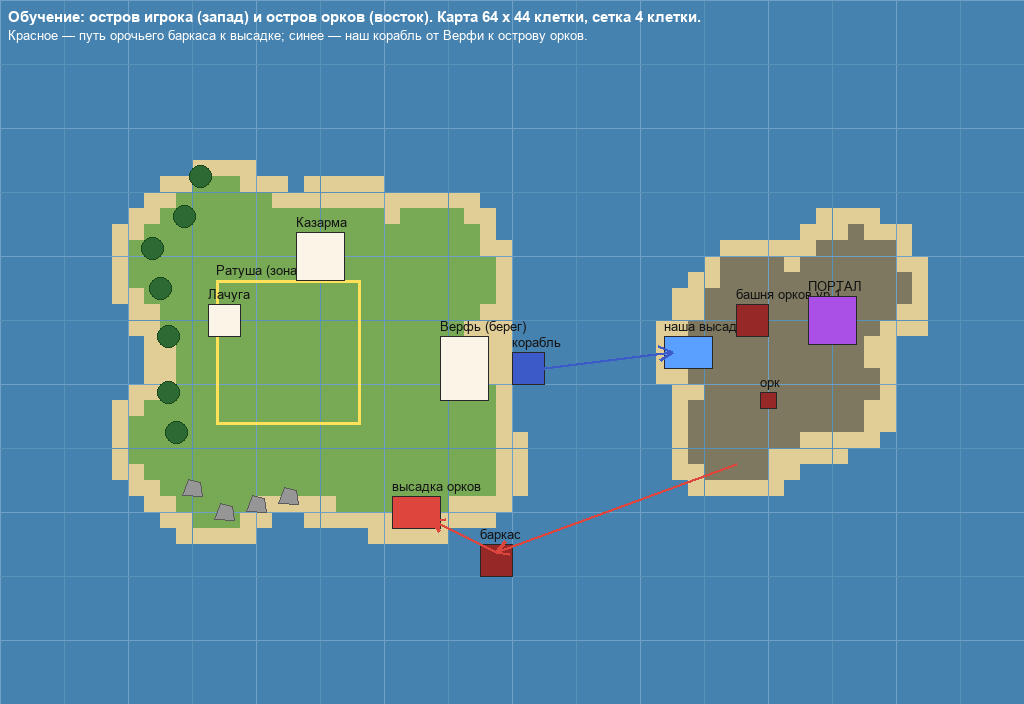
#> input picture Tools/blender/tutorial-plan.png, 1024 x 704 px
$ python -i preview_sheet.py   (imports and definitions only)
#> lines starting #> are read from the running program, lines starting #| are printed output that depends on the picture
#> further down, picture is the input picture: PIL image 1024x704 RGB; mean R, G, B 93.5, 140.8, 158.5
"""A contact sheet of candidate preview frames for one campaign level (the user picks the frame for its list
row): every frame cropped to the preview's shape (588x340), numbered.

    python Tools/campaign/preview_sheet.py <out.jpg> <title> <frame> [<frame> ...]
"""
import os
import sys

from PIL import Image, ImageDraw, ImageFont

ROOT = os.path.abspath(os.path.join(os.path.dirname(__file__), '..', '..'))
FONT = os.path.join(ROOT, 'Assets', '_Project', 'Resources', 'Fonts', 'Rubik-Bold.ttf')
PW, PH = 588, 340


def crop(im):
    """The middle of the frame in the preview's shape."""
    w, h = im.size
#> w = 1024; h = 704
    if w / h > PW / PH:
        nw = round(h * PW / PH)
        im = im.crop(((w - nw) // 2, 0, (w - nw) // 2 + nw, h))
    else:
        nh = round(w * PH / PW)
#> nh = 592
        im = im.crop((0, (h - nh) // 2, w, (h - nh) // 2 + nh))
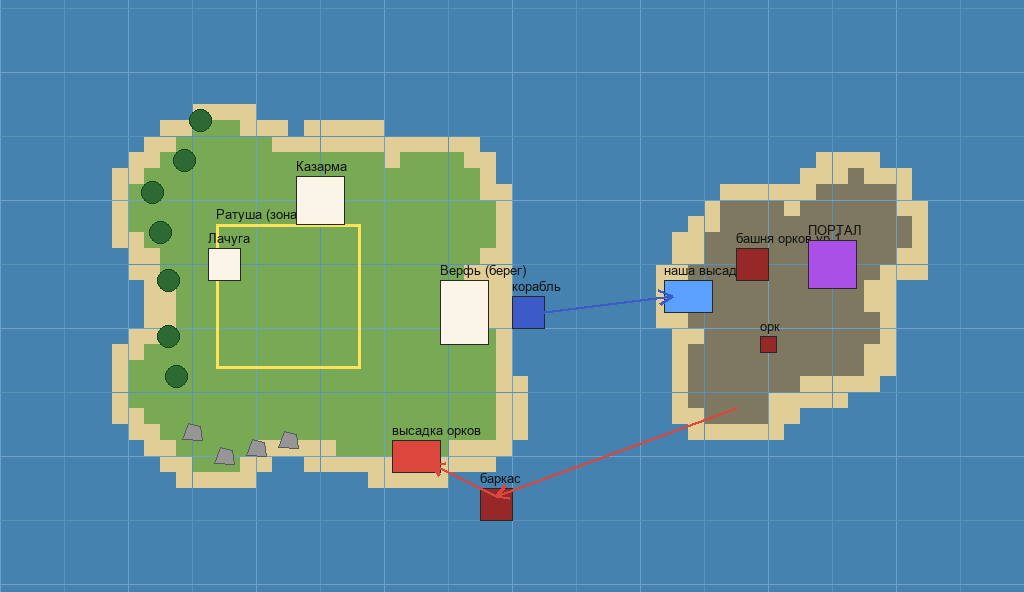
#> im: PIL image 1024x592 RGB; mean R, G, B 96.5, 141.8, 154.7
    return im.resize((PW, PH), Image.LANCZOS)


def main(out, title, frames):
    cols = 4
    rows = (len(frames) + cols - 1) // cols
    pad, top = 16, 70
    sheet = Image.new('RGB', (cols * (PW + pad) + pad, top + rows * (PH + pad) + pad), (40, 30, 22))
    d = ImageDraw.Draw(sheet)
    d.text((pad, 18), title, font=ImageFont.truetype(FONT, 34), fill=(246, 204, 92))
    f = ImageFont.truetype(FONT, 40)
    for i, path in enumerate(frames):
        x = pad + (i % cols) * (PW + pad)
        y = top + (i // cols) * (PH + pad)
        sheet.paste(crop(Image.open(path).convert('RGB')), (x, y))
        d.rounded_rectangle((x + 8, y + 8, x + 72, y + 62), 12, fill=(246, 204, 92))
        n = str(i + 1)
        l, t, r, b = d.textbbox((0, 0), n, font=f)
        d.text((x + 40 - (r - l) / 2 - l, y + 35 - (b - t) / 2 - t), n, font=f, fill=(58, 38, 20))
    sheet.save(out, quality=88)
    print(out)


# [2 lines not run here, left out]

>>> from PIL import Image
>>> picture = Image.open('../blender/tutorial-plan.png')
>>> result = crop(picture)
